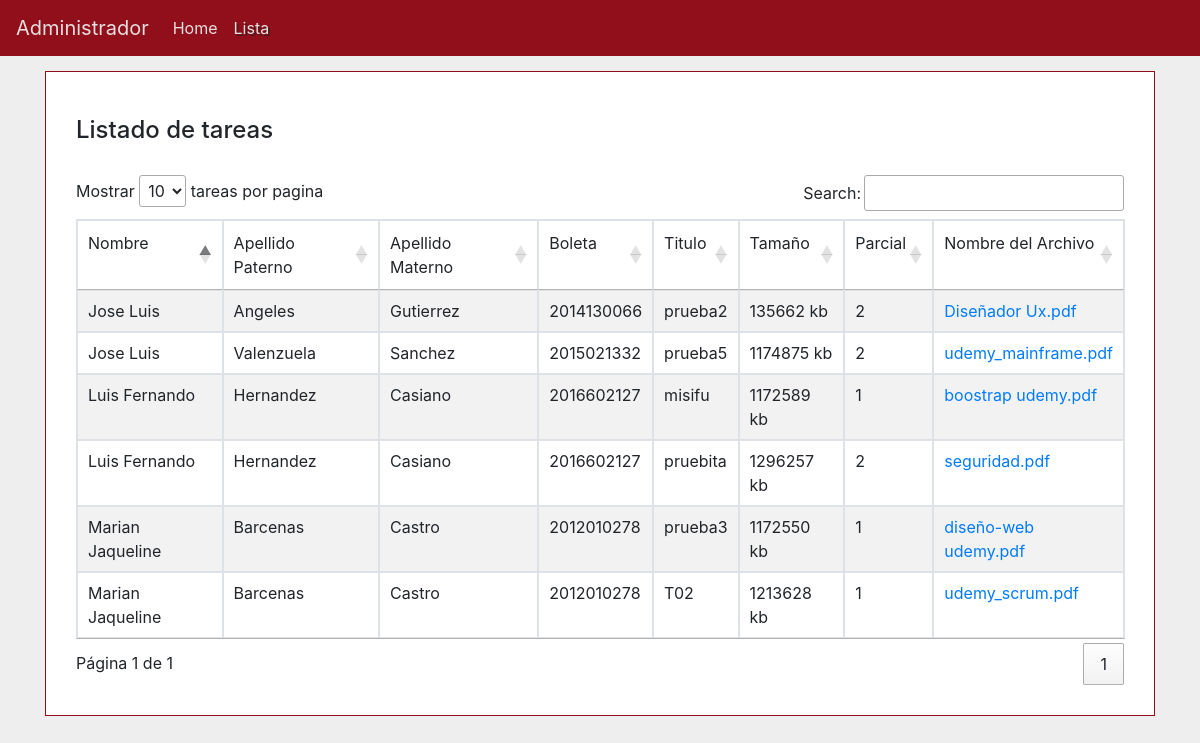
The page /lista.php on the database its author committed.
### tables this page shows
CREATE TABLE `tareas` (
  `id_tareas` int NOT NULL AUTO_INCREMENT,
  `titulo` varchar(120) DEFAULT NULL,
  `tamano` int DEFAULT NULL,
  `tipo` varchar(120) DEFAULT NULL,
  `nombre_archivo` varchar(200) DEFAULT NULL,
  `boleta` varchar(10) NOT NULL,
  `departamental` int NOT NULL,
  PRIMARY KEY (`id_tareas`)
);

CREATE TABLE `alumno` (
  `id_alumno` int NOT NULL AUTO_INCREMENT,
  `nombre` varchar(45) NOT NULL,
  `ap` varchar(45) NOT NULL,
  `am` varchar(45) NOT NULL,
  `boleta` varchar(10) NOT NULL,
  PRIMARY KEY (`id_alumno`)
);

### config.inc.php (called while the page is built, shortened)
<?php
class Conect_MySql {
     var $obj = array ( "dbname"	=>	"ap_multimedia",
                       "dbuser"		=>	"root"		,
                       "dbpwd"		=>	"admin"		,
                       "dbhost"		=>	"localhost"	);
     var $db_connect_id = "";
    private function connect(){
		$this->db_connect_id = mysqli_connect($this->obj['dbhost'],$this->obj['dbuser'],$this->obj['dbpwd'],$this->obj['dbname']);
  }
function execute($query) {
        $this->q_id = mysqli_query($this->db_connect_id,$query);
	return $this->q_id;
    }
  public function fetch_row($q_id = "") {
        $result = mysqli_fetch_array($q_id);
        return $result;
    }
}
?>

### lista.php (the view, shortened to what this page needs)
<!DOCTYPE html>
<html>
    <head>
        <link rel="stylesheet" href="https://stackpath.bootstrapcdn.com/bootstrap/4.5.2/css/bootstrap.min.css">
        <link rel="stylesheet" type="text/css" href="https://cdn.datatables.net/1.10.22/css/jquery.dataTables.css">
        <link rel="stylesheet" href="css/style.css">
    </head>
    <nav class="navbar navbar-expand-lg">
        <span class="navbar-brand">Administrador</span>
        <div class="collapse navbar-collapse" id="navbarSupportedContent" >
            <ul class="navbar-nav mr-auto">
            <li class="nav-item">
                <a class="nav-link" href="index_admin.php">Home <span class="sr-only">(current)</span></a>
            </li>
            <li class="nav-item active" style="text-shadow: 2px 2px #4e181d;">
                <a class="nav-link" href="lista.php">Lista</a>
            </li>
            </ul>
        </div>
    </nav>
    <body style="background: #eee;">
        <div class="container">
        <div style="width: 100%;margin: auto; margin-top: 15px; border: 1px solid #900F1A;padding: 30px; background: #fff;">
            <div style="margin-top: 14px; margin-bottom: 30px;">
                <h4>Listado de tareas</h4>
            </div>
            <table id="tab_tareas" class="table table-striped table-bordered">
            <thead>
                <tr>
                    <td>Nombre</td>
                    <td>Apellido Paterno</td>
                    <td>Apellido Materno</td>
                    <td>Boleta</td>
                    <td>Titulo</td>
                    <td>Tamaño</td>
                    <td>Parcial</td>
                    <td>Nombre del Archivo</td>
                </tr>
            </thead>
            <?php
            include 'config.inc.php';
            $db=new Conect_MySql();
                $sql = "SELECT id_tareas, nombre, ap, am, tareas.boleta, titulo, tamano, departamental, nombre_archivo FROM tareas INNER JOIN alumno ON tareas.boleta  = alumno.boleta";
                $query = $db->execute($sql);
                while($datos=$db->fetch_row($query)){?>
                <tr>
                    <td><?php echo $datos['nombre']; ?></td>
                    <td><?php echo $datos['ap']; ?></td>
                    <td><?php echo $datos['am']; ?></td>
                    <td><?php echo $datos['boleta']; ?></td>
                    <td><?php echo $datos['titulo']; ?></td>
                    <td><?php echo $datos['tamano']; ?> kb</td>
                    <td><?php echo $datos['departamental']; ?></td>
                    <td><a href="archivo.php?id=<?php echo $datos['id_tareas']?>" ><?php echo $datos['nombre_archivo']; ?> </a></td>
                </tr>
            <?php  } ?>
            </table>
            </div>
            </div>
    </body>
</html>

### css/style.css (style rules this page uses)
nav { background: #900F1A; color: #eeee !important; }
nav a { text-decoration: none; color: #eeee !important; }

### rows shown on the page
tareas: alumno.nombre "Luis Fernando", alumno.ap "Hernandez", alumno.am "Casiano", boleta "2016602127", titulo "misifu", tamano "1172589", departamental "1", nombre_archivo "boostrap udemy.pdf"
tareas: alumno.nombre "Luis Fernando", alumno.ap "Hernandez", alumno.am "Casiano", boleta "2016602127", titulo "pruebita", tamano "1296257", departamental "2", nombre_archivo "seguridad.pdf"
tareas: alumno.nombre "Jose Luis", alumno.ap "Angeles", alumno.am "Gutierrez", boleta "2014130066", titulo "prueba2", tamano "135662", departamental "2", nombre_archivo "Diseñador Ux.pdf"
tareas: alumno.nombre "Marian Jaqueline", alumno.ap "Barcenas", alumno.am "Castro", boleta "2012010278", titulo "prueba3", tamano "1172550", departamental "1", nombre_archivo "diseño-web udemy.pdf"
tareas: alumno.nombre "Jose Luis", alumno.ap "Valenzuela", alumno.am "Sanchez", boleta "2015021332", titulo "prueba5", tamano "1174875", departamental "2", nombre_archivo "udemy_mainframe.pdf"
tareas: alumno.nombre "Marian Jaqueline", alumno.ap "Barcenas", alumno.am "Castro", boleta "2012010278", titulo "T02", tamano "1213628", departamental "1", nombre_archivo "udemy_scrum.pdf"
